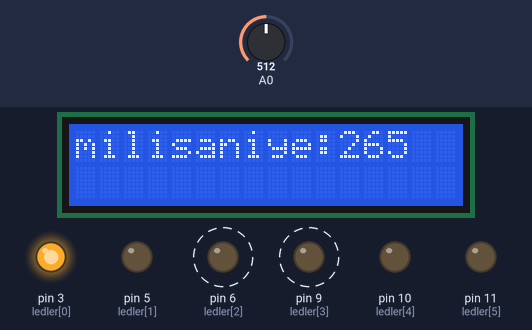
Bench run of a sketch on a simulated Arduino Uno, built with avr-gcc and run on an emulated ATmega328P. Parts: 16×2 character LCD, output pins drawn as LEDs (lit = HIGH). Dashed ring = blinking. The test bench sets the inputs (shaded band); at power-on: A0 = 512.

Above: at 4.3 s.
4.4 s: A0 set to 122
At 4.45 s:
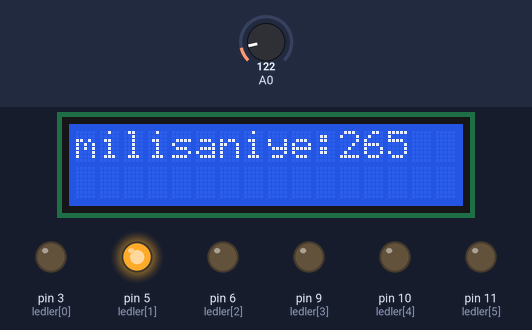
9.3 s: A0 set to 0
At 10.4 s:
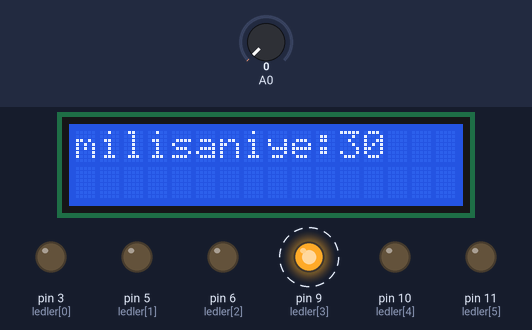
14.2 s: A0 set to 900
At 24.5 s:
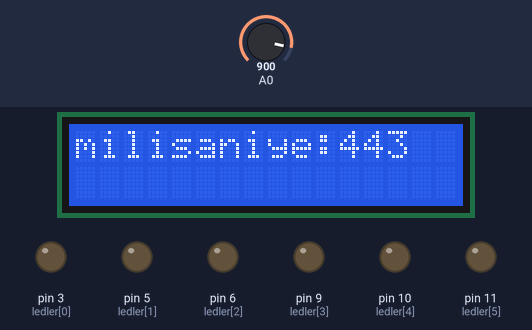
Timing chart, 0 to 28.2 s (numbered marks = the images above; inputs shaded):
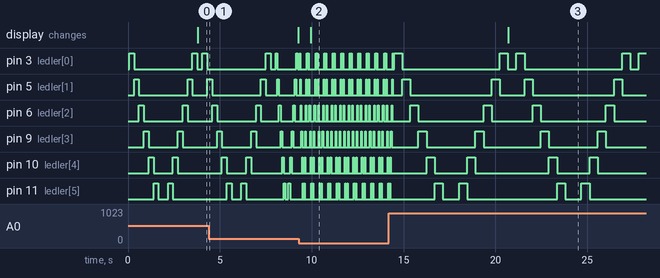

Measured:
- after the input at 9.3 s, pin 9 (ledler[3]): alternates HIGH for 0.03 s and LOW for 0.20 s, starting after 0.14 s; the display: changes after 0.64 s (image 2)
- after the input at 14.2 s, the display: changes after 6.5 s (image 3)

The sketch:

PotLedYakma6Led.ino
```cpp
#include <LiquidCrystal_I2C.h>
LiquidCrystal_I2C lcd(0x27,16,2);


int ledler[]={3,5,6,9,10,11};
int sure;
int pot=A0;


void setup() {
   lcd.begin();
   for(int i=0;i<6; i++){
    pinMode(ledler[i],OUTPUT);
   }

}

void loop() {
     sure=analogRead(A0);
 sure=map(sure,0,1023,30,500);
   for(int i=0;i<=6; i++){
  digitalWrite(ledler[i],HIGH);
  delay(sure);
  digitalWrite(ledler[i],LOW);

 }
 for(int j=6; j>=0; j--){
  digitalWrite(ledler[j],HIGH);
 delay(sure);
  digitalWrite(ledler[j],LOW);

 }
 lcd.clear();
 lcd.setCursor(0,0);
 lcd.print("milisaniye:");
 lcd.print(sure);
 delay(sure);

}
```
